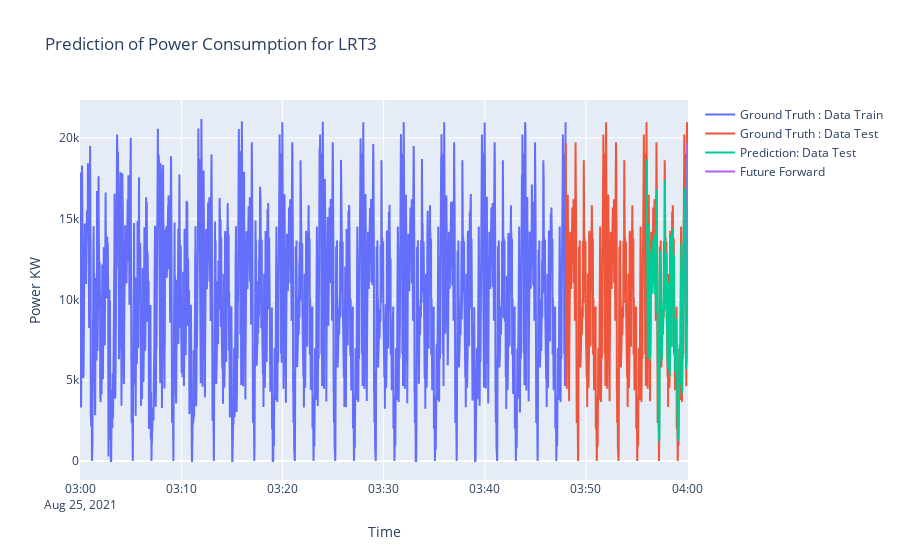

This figure's notebook cell:
### Code cell
# Graph for the stock prediction

# date_test_prediction = database.index[split+look_back:]

trace1 = go.Scatter(x = date_train, y = power_train, mode = 'lines', name = 'Ground Truth : Data Train')
trace2 = go.Scatter(x = date_test,y = power_test,mode='lines', name = 'Ground Truth : Data Test')
trace3 = go.Scatter(x = date_test[look_back:],y = prediction, mode='lines', name = 'Prediction: Data Test')
trace4 = go.Scatter(x = forecast_dates[:],y = forecast_forward, mode = 'lines', name = 'Future Forward')
layout = go.Layout(title = "Prediction of Power Consumption for LRT3 ", xaxis = {'title' : "Time"}, yaxis = {'title' : "Power KW"})
fig0 = go.Figure(data=[trace1,trace2,trace3], layout=layout)
fig = go.Figure(data=[trace1,trace2,trace3,trace4], layout=layout)
# fig = go.Figure(data=[trace1,trace2], layout=layout)
fig.show()

### Figure 1 — Plotly figure (JSON) as saved in the notebook; plotly's stock layout.template omitted (floating-point values rounded to 4 significant figures; data arrays with more than 128 entries replaced by an {"elided": "..."} marker saying what was removed)
{"data": [{"mode": "lines", "name": "Ground Truth : Data Train", "type": "scatter", "x": {"elided": "2881 str values"}, "y": {"elided": "2881 float values"}}, {"mode": "lines", "name": "Ground Truth : Data Test", "type": "scatter", "x": {"elided": "721 str values"}, "y": {"elided": "721 float values"}}, {"mode": "lines", "name": "Prediction: Data Test", "type": "scatter", "x": {"elided": "241 str values"}, "y": {"elided": "241 float values"}}, {"mode": "lines", "name": "Future Forward", "type": "scatter", "x": ["2021-08-25T04:00:00", "2021-08-25T04:00:01", "2021-08-25T04:00:02", "2021-08-25T04:00:03", "2021-08-25T04:00:04", "2021-08-25T04:00:05"], "y": [19680.0, 15320.0, 12250.0, 10340.0, 9124.0, 8388.0]}], "layout": {"title": {"text": "Prediction of Power Consumption for LRT3 "}, "xaxis": {"title": {"text": "Time"}}, "yaxis": {"title": {"text": "Power KW"}}}}
